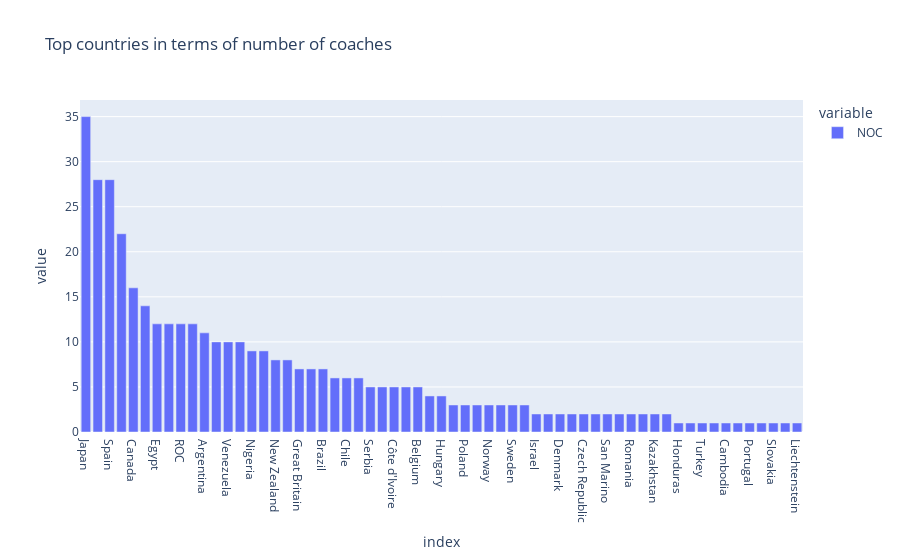

Here is the notebook cell this chart was saved with:
### Code cell
x=df2.NOC.value_counts()
plt.figure(figsize=(12,6))
px.bar(x,title="Top countries in terms of number of coaches")

### Figure 1 — Plotly figure (JSON) as saved in the notebook; plotly's stock layout.template omitted (floating-point values rounded to 4 significant figures)
{"data": [{"alignmentgroup": "True", "hovertemplate": "variable=NOC<br>index=%{x}<br>value=%{y}<extra></extra>", "legendgroup": "NOC", "marker": {"color": "#636efa", "pattern": {"shape": ""}}, "name": "NOC", "offsetgroup": "NOC", "orientation": "v", "showlegend": true, "textposition": "auto", "type": "bar", "x": ["Japan", "United States of America", "Spain", "Australia", "Canada", "Italy", "Egypt", "South Africa", "ROC", "People's Republic of China", "Argentina", "Netherlands", "Venezuela", "France", "Nigeria", "Germany", "New Zealand", "Mexico", "Great Britain", "Republic of Korea", "Brazil", "Dominican Republic", "Chile", "Greece", "Serbia", "India", "Côte d'Ivoire", "Kenya", "Belgium", "Ukraine", "Hungary", "Slovenia", "Poland", "Ireland", "Norway", "Puerto Rico", "Sweden", "Austria", "Israel", "Zambia", "Denmark", "Montenegro", "Czech Republic", "Saudi Arabia", "San Marino", "Islamic Republic of Iran", "Romania", "Fiji", "Kazakhstan", "Colombia", "Honduras", "Tunisia", "Turkey", "Angola", "Cambodia", "Bahrain", "Portugal", "Belarus", "Slovakia", "Croatia", "Liechtenstein"], "xaxis": "x", "y": [35, 28, 28, 22, 16, 14, 12, 12, 12, 12, 11, 10, 10, 10, 9, 9, 8, 8, 7, 7, 7, 6, 6, 6, 5, 5, 5, 5, 5, 4, 4, 3, 3, 3, 3, 3, 3, 3, 2, 2, 2, 2, 2, 2, 2, 2, 2, 2, 2, 2, 1, 1, 1, 1, 1, 1, 1, 1, 1, 1, 1], "yaxis": "y"}], "layout": {"barmode": "relative", "legend": {"title": {"text": "variable"}, "tracegroupgap": 0}, "title": {"text": "Top countries in terms of number of coaches"}, "xaxis": {"anchor": "y", "domain": [0, 1], "title": {"text": "index"}}, "yaxis": {"anchor": "x", "domain": [0, 1], "title": {"text": "value"}}}}
